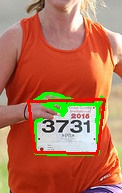
#> input picture bibtagger/with_potentials.jpg, 122 x 193 px
$ python -i bodydetector.py   (imports and definitions only)
#> lines starting #> are read from the running program, lines starting #| are printed output that depends on the picture
#> further down, picture is the input picture: shape (193, 122, 3); mean B, G, R 84.4, 111.5, 182.3
import cv2
import os
import numpy as np

def getbodyboxes(image):
    #in: numpy image
    #out: list [(x,y,width,height)]

    faces = findfaces(image)

    bodyrectangles = findbodies(image,faces)

    return bodyrectangles


def findfaces(image):

    thisdirectory = os.path.dirname(os.path.realpath(__file__))

    haarcascadeFolder = os.path.join(thisdirectory,"haarcascades")
    cascPath = os.path.join(haarcascadeFolder, "haarcascade_frontalface_default.xml")

    #cascPath = os.path.join(haarcascadeFolder, "haarcascade_upperbody.xml")
    #cascPath = os.path.join(haarcascadeFolder, "haarcascade_fullbody.xml")
    #cascPath = os.path.join(haarcascadeFolder, "haarcascade_russian_plate_number.xml")

    # Create the haar cascade
    faceCascade = cv2.CascadeClassifier(cascPath)

    # Read the image
    height, width, depth = image.shape
#> height = 193; width = 122; depth = 3
    scale = 1
    if (width > 1024):
        scale = 1024.0/width
        image = cv2.resize(image, None, fx=scale, fy=scale)
    gray = cv2.cvtColor(image, cv2.COLOR_BGR2GRAY)
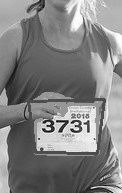
#> gray: shape (193, 122); min 1, max 255, mean 129.6

    # Detect faces in the image
    faces = faceCascade.detectMultiScale(
        gray,
        scaleFactor=1.05,
        minNeighbors=5,
        minSize=(30, 30),
    )
#> faces = ()
#> in getbodyboxes, `faces = findfaces(image)`: faces = []

    return [scale_rect(face, 1/scale) for face in faces]

def scale_rect(rect, scale):
    return [int(value*scale) for value in rect]

def findbodies(image, faces):

    bodies = np.zeros_like(faces)
#> bodies = empty array
    bodiesindex = 0

    #for each face, draw a body
    for (x, y, facewidth, faceheight) in faces:
        #3*faceheight, 7/3 * facewidth, .5*faceheight below the face.
        bodyheight = 3 * faceheight
        bodywidth = 7/3 * facewidth
        y_body = y + faceheight + .5 * faceheight
        x_body = x + .5 * facewidth - .5 * bodywidth

        bodies[bodiesindex] = (x_body,y_body, bodywidth, bodyheight)
        bodiesindex = bodiesindex + 1
#> this loop made 0 passes
#> after the loop, bodiesindex = 0

        #cv2.rectangle(image, (x_body, y_body), (x_body+bodywidth, y_body+bodyheight), (0, 255, 0), 2)

    return bodies

>>> import cv2
>>> picture = cv2.imread('with_potentials.jpg')
>>> result = getbodyboxes(picture)
#> in getbodyboxes, `bodyrectangles = findbodies(image,faces)`: bodyrectangles = empty array
#> result = empty array

$ run again, on bibtagger/with_rectangles.jpg
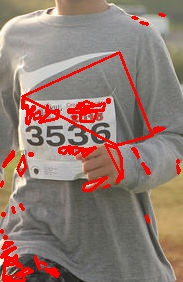
#> input picture bibtagger/with_rectangles.jpg, 183 x 282 px
#> picture is the input picture: shape (282, 183, 3); mean B, G, R 113.9, 122.8, 145.9
#> in findfaces, `gray = cv2.cvtColor(image, cv2.COLOR_BGR2GRAY)`:
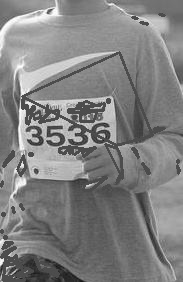
#> gray: shape (282, 183); min 19, max 254, mean 128.7
#> in findfaces, `faces = faceCascade.detectMultiScale( gray, scaleFactor=1.05, minNeigh..`: faces = ()
#> in getbodyboxes, `faces = findfaces(image)`: faces = []
#> after the loop in findbodies, `for (x, y, facewidth, faceheight) in faces:`: bodiesindex = 0
#> bodyrectangles = empty array
